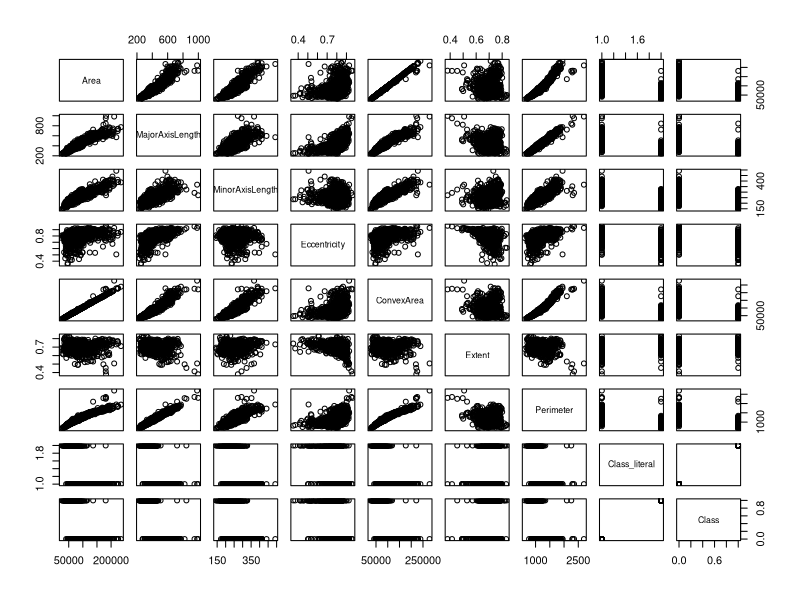
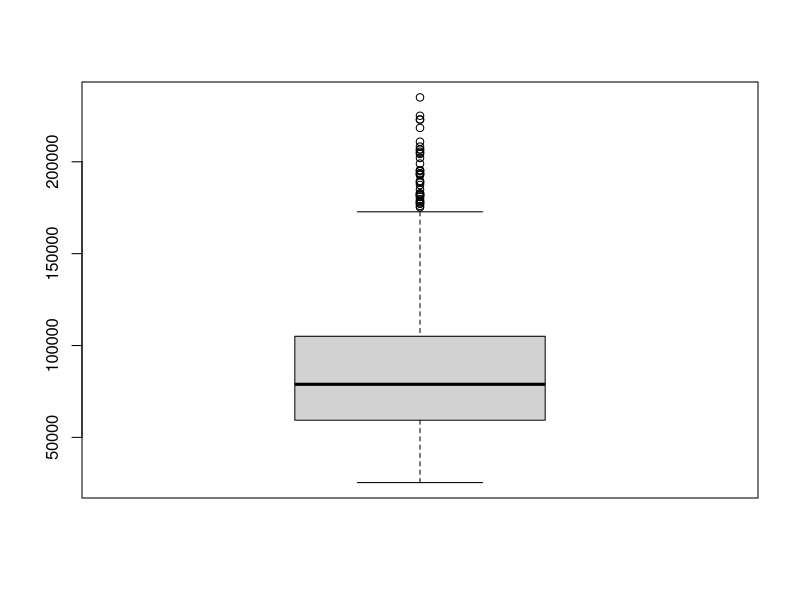
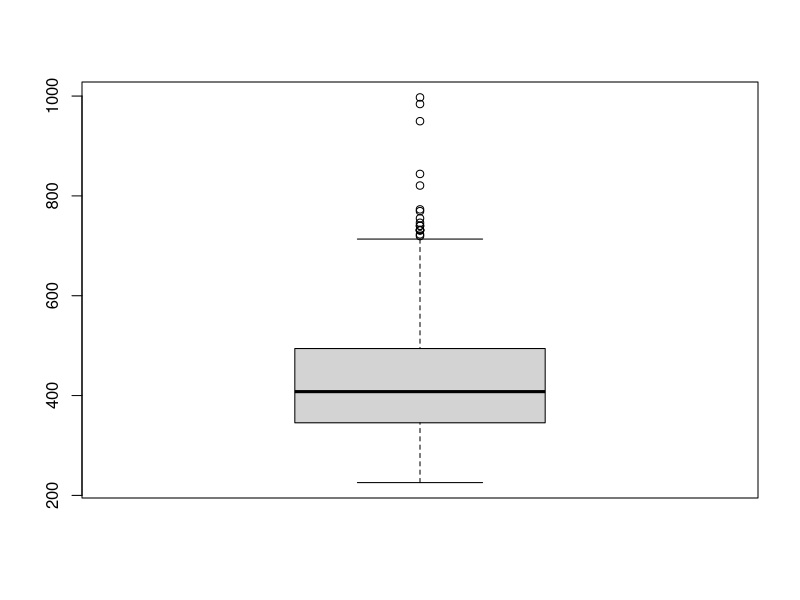
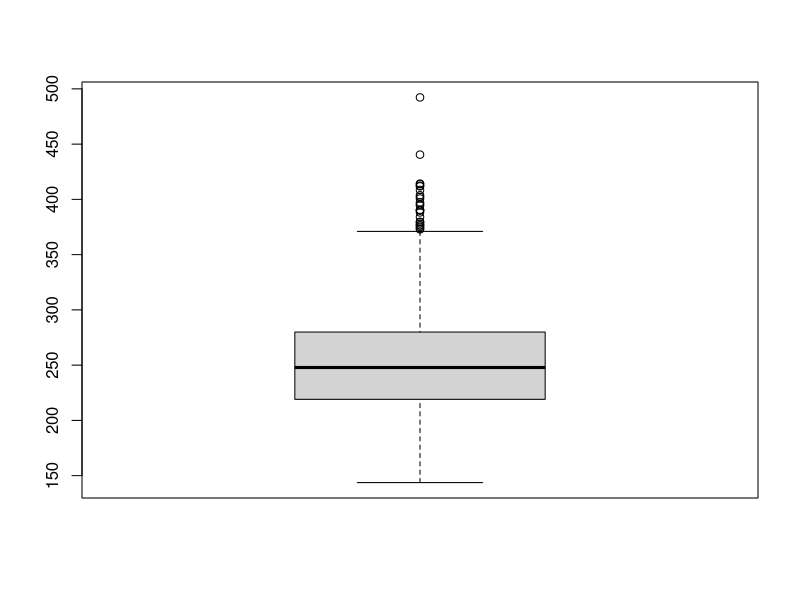
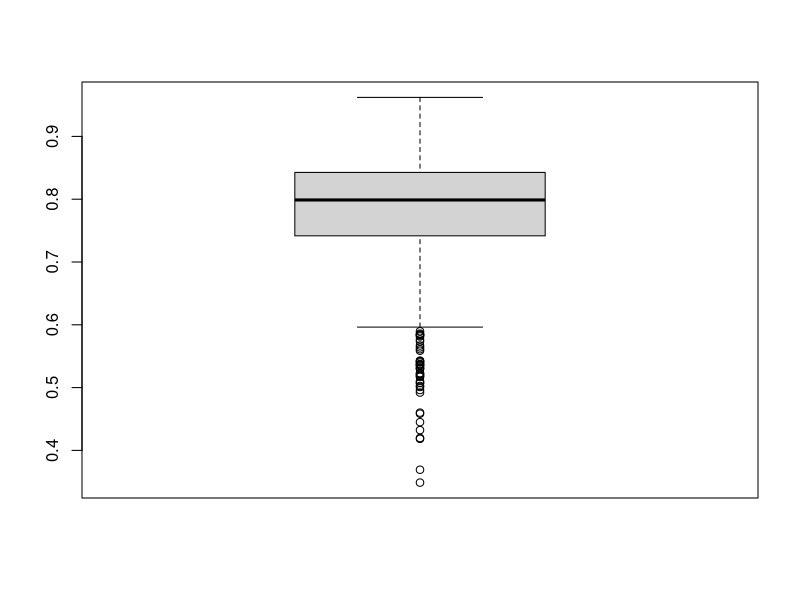
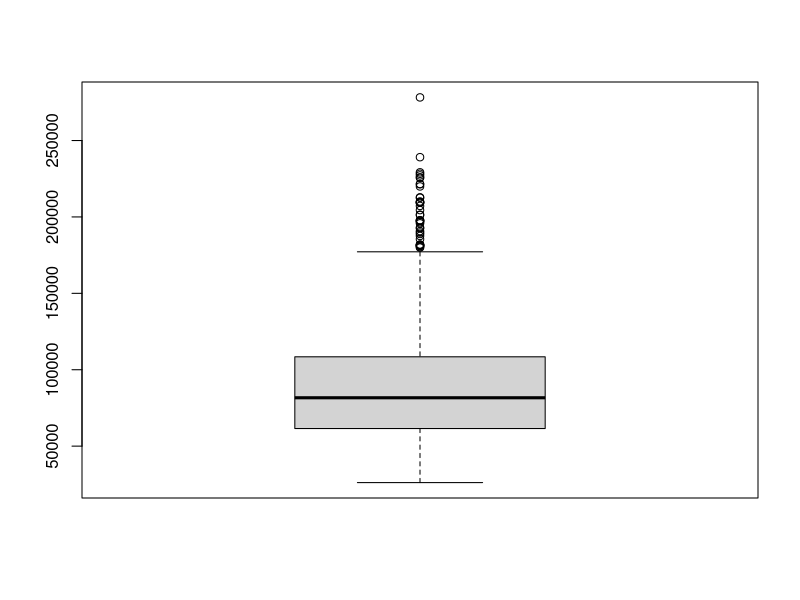
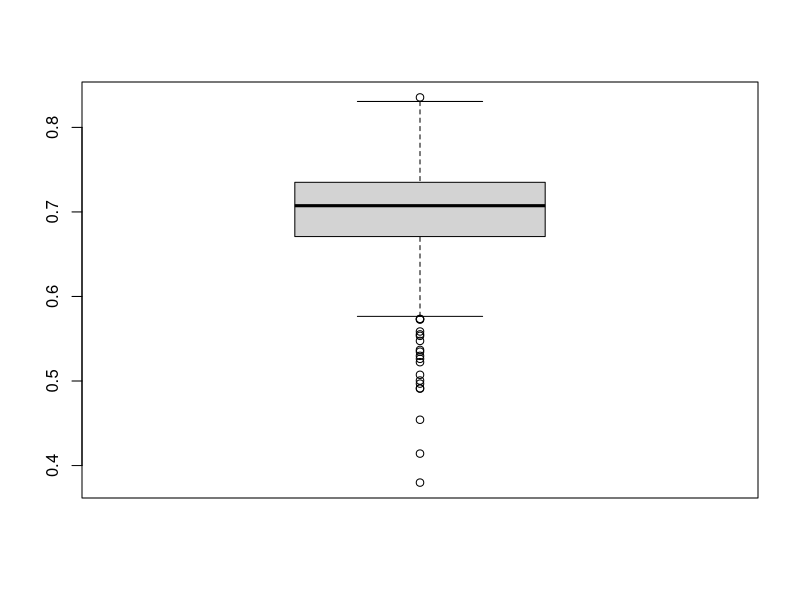
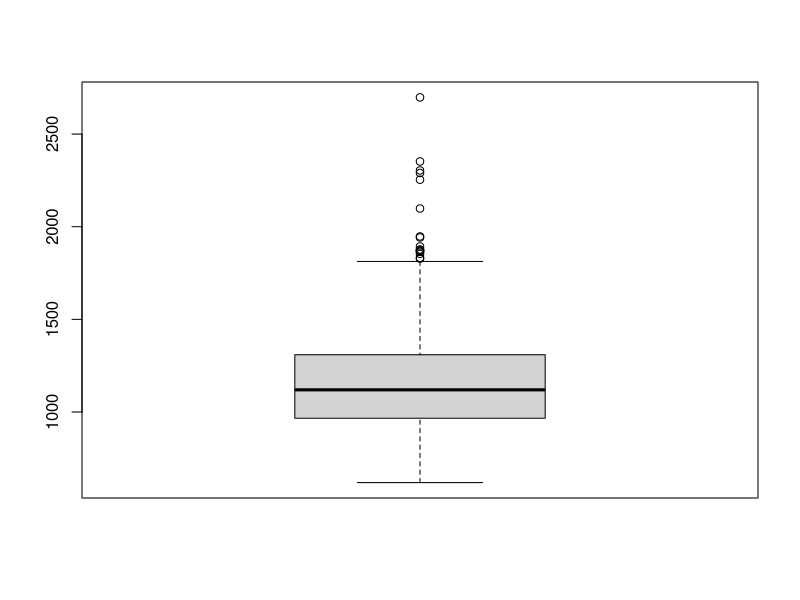

Reproduce these figures in R, in order.
## ---- chunk 1
library(ggplot2)
## ---- chunk 2
data = read.csv('datasets/Raisin_Dataset.csv', header=TRUE, sep=";")
## ---- chunk 3
table(data$Class_literal)
## ---- chunk 4
summary(data)
## ---- chunk 5
plot(data)
## ---- chunk 6
boxplot(data$Area)
## ---- chunk 7
boxplot(data$MajorAxisLength)
## ---- chunk 8
boxplot(data$MinorAxisLength)
## ---- chunk 9
boxplot(data$Eccentricity)
## ---- chunk 10
boxplot(data$ConvexArea)
## ---- chunk 11
boxplot(data$Extent)
## ---- chunk 12
boxplot(data$Perimeter)
## ---- chunk 13
boxplot(data$Class)
## ---- chunk 14
ggplot() + geom_histogram(data = subset(x=data, subset=Class==1), aes(x = Area), fill = 'black', alpha = 0.5) + geom_histogram(data = subset(x=data, subset=Class==0), aes(x = Area), fill='yellow', alpha = 0.5) 
## ---- chunk 15
ggplot() + geom_histogram(data = subset(x=data, subset=Class==1), aes(x = MajorAxisLength), fill = 'black', alpha = 0.5) + geom_histogram(data = subset(x=data, subset=Class==0), aes(x = MajorAxisLength), fill='yellow', alpha = 0.5)
## ---- chunk 16
ggplot() + geom_histogram(data = subset(x=data, subset=Class==1), aes(x = MinorAxisLength), fill = 'black', alpha = 0.5) + geom_histogram(data = subset(x=data, subset=Class==0), aes(x = MinorAxisLength), fill='yellow', alpha = 0.5)
## ---- chunk 17
ggplot() + geom_histogram(data = subset(x=data, subset=Class==1), aes(x = Eccentricity), fill = 'black', alpha = 0.5) + geom_histogram(data = subset(x=data, subset=Class==0), aes(x = Eccentricity), fill='yellow', alpha = 0.5)
## ---- chunk 18
ggplot() + geom_histogram(data = subset(x=data, subset=Class==1), aes(x = ConvexArea), fill = 'black', alpha = 0.5) + geom_histogram(data = subset(x=data, subset=Class==0), aes(x = ConvexArea), fill='yellow', alpha = 0.5)
## ---- chunk 19
ggplot() + geom_histogram(data = subset(x=data, subset=Class==1), aes(x = Extent), fill = 'black', alpha = 0.5) + geom_histogram(data = subset(x=data, subset=Class==0), aes(x = Extent), fill='yellow', alpha = 0.5)
## ---- chunk 20
ggplot() + geom_histogram(data = subset(x=data, subset=Class==1), aes(x = Perimeter), fill = 'black', alpha = 0.5) + geom_histogram(data = subset(x=data, subset=Class==0), aes(x = Perimeter), fill='yellow', alpha = 0.5)
